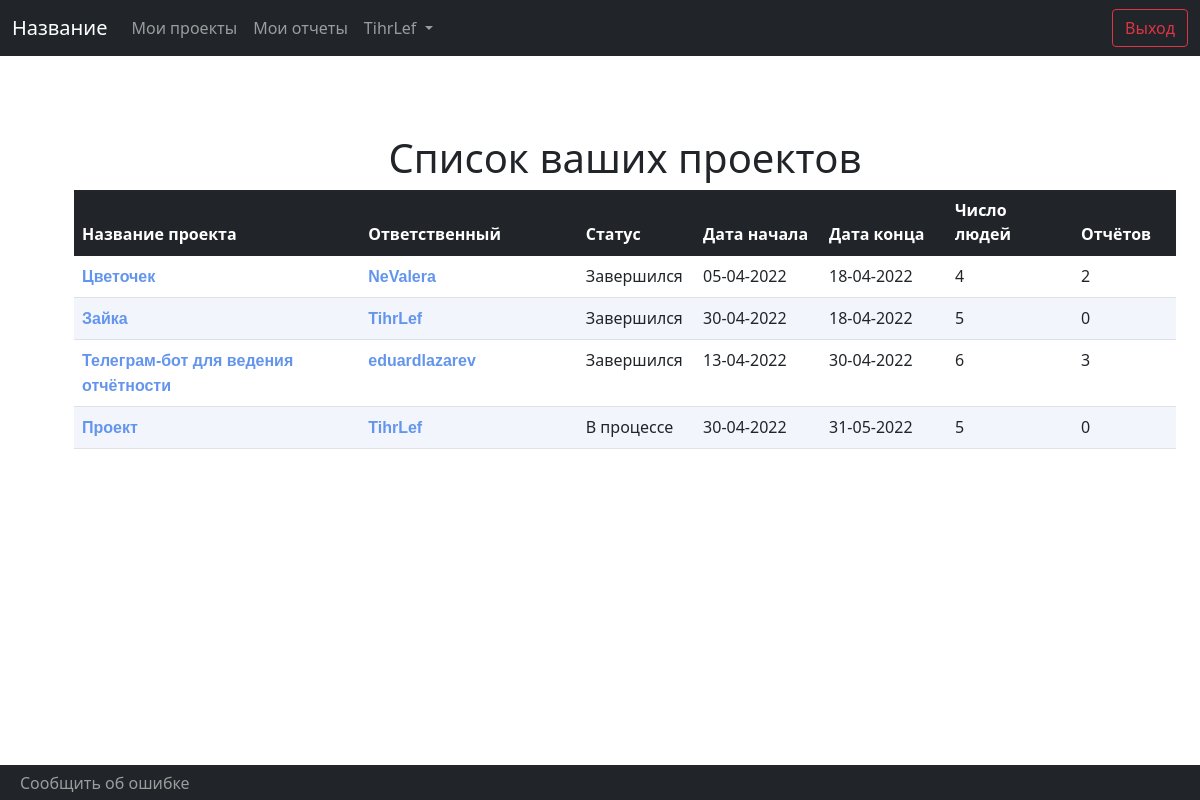
Page /TeleBot/projects/ (signed in) on the committed database.
### Users/models.py (models this page shows, shortened)
class User(AbstractUser):
	ROLES = (
		('Unverified', 'Unverified'),
		('Verified', 'Verified'),
		('Administrator', 'Administrator'),
		('Archived', 'Archived'),
   )
	personal_token = models.UUIDField(default=uuid.uuid4, help_text="Unique ID for this particular book across whole library")
	telegram_id = models.BigIntegerField(primary_key=True, unique=True)
	role = models.CharField(max_length=50, choices = ROLES, null='Unverified')
	def __str__(self):
		return self.username
	def get_absolute_url(self):
		return reverse('user-detail', args=[str(self.telegram_id)])
	def is_verified(self):
		return (self.is_active) or (self.is_staff)

### Projects/models.py (models this page shows, shortened)
class Project(models.Model):
	name = models.TextField(unique = True, max_length=200)
	start_date = models.DateField(default = datetime.now, null=True, blank=True)
	end_date = models.DateField(null=True, blank=True)
	users = models.ManyToManyField(User)
	responsible_user = models.ForeignKey(User, related_name="responsible", on_delete=models.SET_NULL, null=True)
	def get_absolute_url(self):
		return reverse('project-detail', args=[str(self.id)])
	def status(self):
		if not self.start_date or date.today()< self.start_date:
			return 'Не начался'
		if self.end_date is None or self.start_date <= date.today() < self.end_date:
			return 'В процессе'
		if date.today() >= self.end_date:
			return 'Завершился'

### Projects/views.py (the view)
@user_passes_test(User.is_verified)
def project_list(request):
	project_list = Project.objects.order_by("end_date", "start_date")
	return render(
		request,
		'Projects/project_list.html',
		context = {'project_list': project_list})

### TeleBot/templates/Projects/project_list.html (shortened to what this page needs)
{% extends "base_generic.html" %}
{% block head %}
{% load static %}
{% endblock %}
{% block content %}
	<br>
	<h1 align = center>Список {% if user.is_staff %}всех{% else %}ваших{% endif %} проектов</h1>
    {% if project_list and user.is_staff or user.project_set.all.count %}
	<table align = center width = 85% cellspacing="0" id="myTable" class="table">
    <thead class="table-dark">
		<tr>
			<th width = 25% onclick="sortTable(0)" align=left>Название проекта        </th>
			<th width = 19% onclick="sortTable(1)" align=left>Ответственный</th>
			<th width = 10% onclick="sortTable(2)">Статус</th>
			<th width = 11% onclick="sortTable(3)">Дата начала</th>
			<th width = 11% onclick="sortTable(4)">Дата конца</th>
			<th width = 11% onclick="sortTable(5)">Число людей</th>
			<th width = 9% onclick="sortTable(6)">Отчётов</th>
		</tr>
    </thead>
        <tbody>
      {% for project in project_list %}
	  {% if user.is_staff or user in project.users.all %}
      <tr>
        <td><a class="mya" href="{{ project.get_absolute_url }}">{{ project.name }}</a></td>
		<td><a class="mya" href="{{ project.responsible_user.get_absolute_url }}">{{project.responsible_user}}</a></td>
		<td >{{project.status}}</td>
		<td >{{project.start_date|date:'d-m-Y'}}</td>
		<td >{{project.end_date|date:'d-m-Y'}}</td>
		<td >{{project.users.all.count}}</td>
		<td >{{project.report_set.all.count}}</td>
      </tr>
	  {% endif %}
      {% endfor %}
      </tbody>
	</table>
	<br><br>
    {% else %}
	<br><br><br><br><br><br><br><br>
      <h4 align = center>Должен быть здесь в таблице. Только он пуст</h4>
    {% endif %}
{% endblock %}

### TeleBot/templates/base_generic.html (shortened to what this page needs)
<!doctype html>
<html lang="ru">
<head>
  <link href="https://cdn.jsdelivr.net/npm/bootstrap@5.1.3/dist/css/bootstrap.min.css" rel="stylesheet">
 {% load static %}
</head>
<body>
 <nav class="navbar navbar-expand-md fixed-top navbar-dark bg-dark" >
 	<div class="container-fluid">
    <a href="" class="navbar-brand">
    Название
    </a>
    <div class="collapse navbar-collapse" id="navbarContent">
    <ul class="navbar-nav mr-auto mt-2 mt-lg-0">
    {%if request.user.is_staff%}
    <li class="nav-item">
    <a href="{% url 'projects'%}" class="nav-link">Проекты</a>
    </li>
    <li class="nav-item">
    <a href="{% url 'reports'%}" class="nav-link">Отчеты</a>
    </li>
    <li class="nav-item">
    <a href="{% url 'users'%}" class="nav-link">Пользователи</a>
    </li>
    {%else%}
    <li class="nav-item">
    <a href="{% url 'projects'%}" class="nav-link">Мои проекты</a>
    </li>
    <li class="nav-item">
    <a href="{% url 'reports'%}" class="nav-link">Мои отчеты</a>
    </li>
    {%endif%}
     <li class="nav-item dropdown">
          <a class="nav-link dropdown-toggle" href="{{user.get_absolute_url}}" id="navbarDarkDropdownMenuLink" role="button" data-bs-toggle="dropdown" aria-expanded="false">
          {{request.user.username}}
          </a>
        </li>
    </ul>
    </div>
    <form class="form-inline my-2 my-lg-0">
      <button class="btn btn-outline-danger my-2 my-sm-0" type="button" data-bs-toggle="modal" data-bs-target="#staticBackdrop">Выход</button>
    </form>
    </div>
 </nav>
<div id="main">
  {% block content %} {% endblock %}
</div>
<nav class="navbar navbar-expand-md bg-dark navbar-dark fixed-bottom" style=" padding: 0 !important; height:35px;">
<div class="container-fluid">
    <div class="pull-right">
    	<ul class="navbar-nav">
    	<li class="nav-item">
    		<a href="" class="nav-link">Сообщить об ошибке</a>
    	</li>
    	</ul>
    </div>
    </div>
</nav>
</body>
</html>

### TeleBot/templates/Projects/project_list.html (style rules this page uses)
.table thead tr th:first-child, .table tbody tr td:first-child { border-left: 0px solid #21145e; }
.table thead tr th:last-child, .table tbody tr td:last-child { border-right: 0px solid #21145e; }
.table tbody tr:nth-child(even) { background: #f2f5fc; }
a.mya { font-family:Arial; font-weight: bold; text-decoration: none; color:#6495ed; }

### rows in the picture
User: user.username "TihrLef"
Project: name "Цветочек", responsible_user "NeValera", status "Завершился", start_date "05-04-2022", end_date "18-04-2022", users.all.count "4", report_set.all.count "2"
Project: name "Зайка", responsible_user "TihrLef", status "Завершился", start_date "30-04-2022", end_date "18-04-2022", users.all.count "5", report_set.all.count "0"
Project: name "Телеграм-бот для ведения отчётности", responsible_user "eduardlazarev", status "Завершился", start_date "13-04-2022", end_date "30-04-2022", users.all.count "6", report_set.all.count "3"
Project: name "Проект", responsible_user "TihrLef", status "В процессе", start_date "30-04-2022", end_date "31-05-2022", users.all.count "5", report_set.all.count "0"
